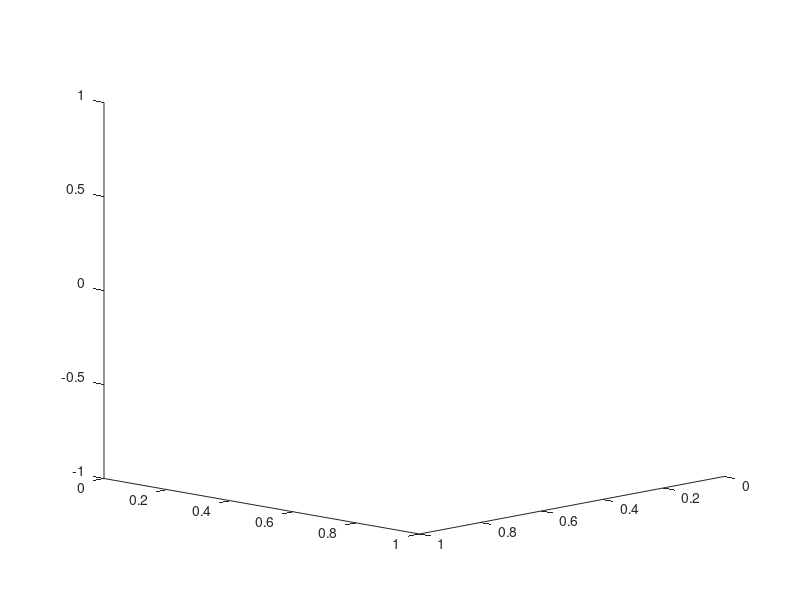

The MATLAB source for this figure: (Note: this script raises an error after producing the figure.)
clc;
clear all;
close all;


% 获取当前目录及其所有子文件夹的路径
allPaths = genpath(pwd);

% 将路径添加到 MATLAB 搜索路径中
addpath(allPaths);


num=0;
view(134,12);
% 定义物体参数
mass = 0.5; % 物体质量，单位kg
g = 9.81; % 重力加速度，单位m/s^2
weight = mass * g; % 物体的重量

learning_rate = 0.9;
ToDeg = 180/pi;
ToRad = pi/180;
% 加载手指的工作空间点
load('workspace_points1.mat', 'workspace_points1');
load('workspace_points2.mat', 'workspace_points2');
load('workspace_points3.mat', 'workspace_points3');
% 使用alphaShape检查点是否在多边形体内
shp1 = alphaShape(workspace_points1,60);
shp2 = alphaShape(workspace_points2,60);
shp3 = alphaShape(workspace_points3,60);
% 定义正方体的边长和中心位置
cube_side = 30;
cube_center = [0, 0, -60];
cube_color = [0, 0.5, 0]; % 绿色
half_length = cube_side / 2;

global Link_1
global Link_2
global Link_3
Build;
global th2_min th2_max th3_min th3_max th4_min th4_max th5_min th5_max;
th2_min=-90; th2_max=90;   % Range for th2
th3_min=0; th3_max=60;  % Range for th3
th4_min=0; th4_max=60;   % Range for th4
th5_min=0; th5_max=80;     % Range for th5

%% 输入起始六关节位置
q_1=[0,0,0,0,0];
q_2=[120,0,0,0,0];
q_3=[-120,0,0,0,0];
%% 规划目标末端位置
num_points = 20; % 候选接触点的数量
% 生成正方体的候选接触点
inner_ratio = 0.5; % 中间部分占整个边长的比例
% 中间部分的范围
inner_half_length = inner_ratio * half_length;
% 前后左右表面
[X, Y] = meshgrid(linspace(-inner_half_length, inner_half_length, num_points));
Z1 = half_length * ones(num_points, num_points);
Z2 = -half_length * ones(num_points, num_points);
% 前后表面
points_front = [X(:), Z2(:), Y(:)] + cube_center;
points_back = [X(:), Z1(:), Y(:)] + cube_center;
% 左右表面
points_left = [Z2(:), X(:), Y(:)] + cube_center;
points_right = [Z1(:), X(:), Y(:)] + cube_center;

% 合并所有表面点
candidate_points = [points_front; points_back; points_left; points_right];

% 计算候选点关于正方体中心绕z轴的角度 theta
theta = atan2(candidate_points(:, 2) - cube_center(2), candidate_points(:, 1) - cube_center(1));

% 将角度转换为0到2π的范围
theta = mod(theta, 2 * pi);

% 角度转换为度数
theta_deg = rad2deg(theta);
% 通过如下的方法将它们分成三个象限
angle_threshold = 10;
points_sector1 = candidate_points(theta_deg >= 0 - angle_threshold & theta_deg < 0 + angle_threshold, :);
points_sector2 = candidate_points(theta_deg >= 120 - angle_threshold & theta_deg < 120 + angle_threshold, :);
points_sector3 = candidate_points(theta_deg >= 240 - angle_threshold & theta_deg < 240 + angle_threshold, :);


% 初始化可达的接触点,检查每个象限的候选接触点是否在对应手指的工作空间内
reachable_points1 = find_reachable_points_shp(points_sector1, shp1);
reachable_points2 = find_reachable_points_shp(points_sector2, shp2);
reachable_points3 = find_reachable_points_shp(points_sector3, shp3);

% 确保形成稳定的抓取三角形 %用物体重心与三角形质心之间的欧氏距离判断
distance_threshold = 3; % 稳定阀值
if ~isempty(reachable_points1) && ~isempty(reachable_points2) && ~isempty(reachable_points3)
    % 初始化最小距离和对应的接触点
    min_distance = inf;
    best_cp1 = [];
    best_cp2 = [];
    best_cp3 = [];

    % 遍历所有可能的接触点组合
    for i = 1:size(reachable_points1, 1)
        for j = 1:size(reachable_points2, 1)
            for k = 1:size(reachable_points3, 1)
                cp1 = reachable_points1(i, :);
                cp2 = reachable_points2(j, :);
                cp3 = reachable_points3(k, :);

                % 检查三个点是否共线
                if ~iscollinear(cp1, cp2, cp3)
                    % 计算接触点的质心
                    centroid = (cp1 + cp2 + cp3) / 3;

                    % 计算质心与球心之间的距离
                    distance = norm(centroid - cube_center);

                    % 更新最小距离和最佳接触点
                    if distance < min_distance
                        min_distance = distance;
                        best_cp1 = cp1;
                        best_cp2 = cp2;
                        best_cp3 = cp3;
                    end
                end
            end
        end
    end
    % 显示结果
    if min_distance < distance_threshold
        fprintf('质心与正方体中心之间的距离:%.4f, 形成稳定的抓取三角形\n', min_distance);
    else
        disp('抓取三角形不稳定');
    end
else
    disp('没有足够的可达接触点来形成稳定的抓取');
end
T1_pos=[best_cp1(1), best_cp1(2), best_cp1(3)];
T2_pos=[best_cp2(1), best_cp2(2), best_cp2(3)];
T3_pos=[best_cp3(1), best_cp3(2), best_cp3(3)];
%% 计算目标力矩
Planning_target_torque(T1_pos, T2_pos, T3_pos, cube_center, weight)
%% 画正方体的接触点
hold on;
axis([-200,200,-200,200,-200,200]);
DHFk_hand(q_1(2:end),q_2(2:end),q_3(2:end),true);
DrawCube(cube_center, cube_side,cube_color);
plot3(candidate_points(:,1),candidate_points(:,2),candidate_points(:,3),'k.','MarkerSize',1);
plot3(points_sector1(:,1), points_sector1(:,2), points_sector1(:,3), 'r.', 'MarkerSize', 1);
plot3(points_sector2(:,1), points_sector2(:,2), points_sector2(:,3), 'g.', 'MarkerSize', 1);
plot3(points_sector3(:,1), points_sector3(:,2), points_sector3(:,3), 'b.', 'MarkerSize', 1);
plot3(reachable_points1(:, 1), reachable_points1(:, 2), reachable_points1(:, 3), 'r.', 'MarkerSize', 5, 'LineWidth', 1);
plot3(reachable_points2(:, 1), reachable_points2(:, 2), reachable_points2(:, 3), 'g.', 'MarkerSize', 5, 'LineWidth', 1);
plot3(reachable_points3(:, 1), reachable_points3(:, 2), reachable_points3(:, 3), 'b.', 'MarkerSize', 5, 'LineWidth', 1);
plot3(best_cp1(1), best_cp1(2), best_cp1(3), 'ro', 'MarkerSize', 10, 'LineWidth', 4);
plot3(best_cp2(1), best_cp2(2), best_cp2(3), 'go', 'MarkerSize', 10, 'LineWidth', 4);
plot3(best_cp3(1), best_cp3(2), best_cp3(3), 'bo', 'MarkerSize', 10, 'LineWidth', 4);
% hold off;
pause;
cla;hold on;
%% 求解逆运动学
done_1 = false;
done_2 = false;
done_3 = false;
load('J_matrix.mat', 'J_matrix');
global mf;
mf = matlabFunction(J_matrix);
% profile on; % 开启性能分析
tic
while ~(done_1 && done_2 && done_3)
    DHFk_hand(q_1(2:end),q_2(2:end),q_3(2:end),false); % FK计算并绘制机器人
    if ~done_1
        [q_1, done_1] = IK_Sol(Link_1, q_1, T1_pos, learning_rate);
    end
    if ~done_2
        [q_2, done_2] = IK_Sol(Link_2, q_2, T2_pos, learning_rate);
    end
    if ~done_3
        [q_3, done_3] = IK_Sol(Link_3, q_3, T3_pos, learning_rate);
    end
    num=num+1;
    if(num>100)
        disp("逆解失败");
        break;
    end
end
toc
% profile off; % 关闭性能分析
% profile viewer; % 显示性能分析结果
disp(['迭代次数: ', num2str(num)]);
disp(['Done_1: ', num2str(done_1),'  |  Done_2: ', num2str(done_2),'  |  Done_3: ', num2str(done_3)]);

%% 再次绘制机器人保持图像
plot3(T1_pos(1),T1_pos(2),T1_pos(3),'ro', 'MarkerSize', 5, 'LineWidth', 3); hold on;
plot3(T2_pos(1),T2_pos(2),T2_pos(3),'go', 'MarkerSize', 5, 'LineWidth', 3); hold on;
plot3(T3_pos(1),T3_pos(2),T3_pos(3),'bo', 'MarkerSize', 5, 'LineWidth', 3); hold on;
DrawCube(cube_center, cube_side,cube_color);
DHFk_hand(q_1(2:end),q_2(2:end),q_3(2:end),true);
title('机械臂末端姿态');
drawnow;

%% 
% 检查三个点是否共线
function result = iscollinear(p1, p2, p3)
    result = norm(cross(p2 - p1, p3 - p1)) < 1e-10;
end
function reachable_points = find_reachable_points_shp(points_sector, shp)
    % 使用alphaShape检查点是否在多边形体内
    reachable_points = [];
    for i = 1:size(points_sector, 1)
        contact_point = points_sector(i, :);
        if inShape(shp, contact_point)
            reachable_points = [reachable_points; contact_point];
        end
    end
end

function cost = objective_function(f_dir, cp1, cp2, cp3, cube_center,weight)
    f1_dir = f_dir(1:3);
    f2_dir = f_dir(4:6);
    f3_dir = f_dir(7:9);

    f1_dir = f1_dir / norm(f1_dir);
    f2_dir = f2_dir / norm(f2_dir);
    f3_dir = f3_dir / norm(f3_dir);


    force_magnitude =  weight / 3; % 假设每个接触力的大小相等

    f1 = force_magnitude * f1_dir;
    f2 = force_magnitude * f2_dir;
    f3 = force_magnitude * f3_dir;

    r1 = cp1 - cube_center;
    r2 = cp2 - cube_center;
    r3 = cp3 - cube_center;

    total_torque = cross(r1, f1) + cross(r2, f2) + cross(r3, f3);
    total_force = f1 + f2 + f3 - [0,0, weight];

    cost = norm(total_torque) + 10*norm(total_force); % 最小化力和力矩的不平衡量
end
